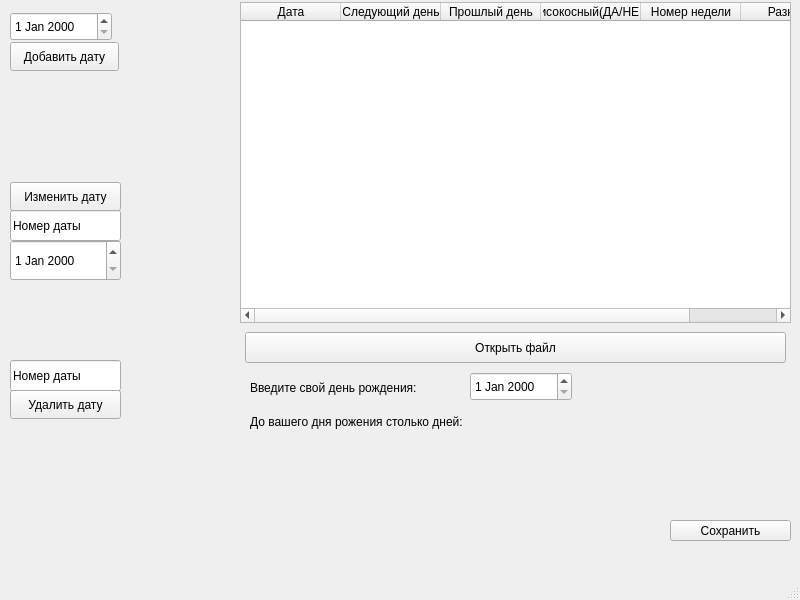
<?xml version="1.0" encoding="UTF-8"?>
<ui version="4.0">
 <class>MainWindow</class>
 <widget class="QMainWindow" name="MainWindow">
  <property name="geometry">
   <rect>
    <x>0</x>
    <y>0</y>
    <width>800</width>
    <height>600</height>
   </rect>
  </property>
  <property name="windowTitle">
   <string>MainWindow</string>
  </property>
  <widget class="QWidget" name="centralwidget">
   <widget class="QPushButton" name="ChangeDate">
    <property name="geometry">
     <rect>
      <x>10</x>
      <y>182</y>
      <width>111</width>
      <height>29</height>
     </rect>
    </property>
    <property name="text">
     <string>Изменить дату</string>
    </property>
   </widget>
   <widget class="QLabel" name="birthdaylbl">
    <property name="geometry">
     <rect>
      <x>250</x>
      <y>372</y>
      <width>221</width>
      <height>31</height>
     </rect>
    </property>
    <property name="font">
     <font>
      <kerning>true</kerning>
     </font>
    </property>
    <property name="text">
     <string>Введите свой день рождения:</string>
    </property>
   </widget>
   <widget class="QPushButton" name="openFile">
    <property name="geometry">
     <rect>
      <x>245</x>
      <y>332</y>
      <width>541</width>
      <height>31</height>
     </rect>
    </property>
    <property name="text">
     <string>Открыть файл</string>
    </property>
   </widget>
   <widget class="QDateEdit" name="getDay">
    <property name="geometry">
     <rect>
      <x>10</x>
      <y>12</y>
      <width>102</width>
      <height>29</height>
     </rect>
    </property>
    <property name="maximumDate">
     <date>
      <year>9990</year>
      <month>12</month>
      <day>31</day>
     </date>
    </property>
    <property name="minimumDate">
     <date>
      <year>1752</year>
      <month>11</month>
      <day>1</day>
     </date>
    </property>
   </widget>
   <widget class="QLineEdit" name="NumDate">
    <property name="geometry">
     <rect>
      <x>10</x>
      <y>210</y>
      <width>111</width>
      <height>31</height>
     </rect>
    </property>
    <property name="text">
     <string>Номер даты</string>
    </property>
   </widget>
   <widget class="QDateEdit" name="getDay2">
    <property name="geometry">
     <rect>
      <x>10</x>
      <y>240</y>
      <width>111</width>
      <height>41</height>
     </rect>
    </property>
    <property name="maximumDate">
     <date>
      <year>9990</year>
      <month>12</month>
      <day>31</day>
     </date>
    </property>
    <property name="minimumDate">
     <date>
      <year>1752</year>
      <month>11</month>
      <day>1</day>
     </date>
    </property>
   </widget>
   <widget class="QPushButton" name="AddDate">
    <property name="geometry">
     <rect>
      <x>10</x>
      <y>42</y>
      <width>109</width>
      <height>29</height>
     </rect>
    </property>
    <property name="text">
     <string>Добавить дату</string>
    </property>
   </widget>
   <widget class="QTableWidget" name="datesd">
    <property name="geometry">
     <rect>
      <x>240</x>
      <y>2</y>
      <width>551</width>
      <height>321</height>
     </rect>
    </property>
    <property name="lineWidth">
     <number>2</number>
    </property>
    <column>
     <property name="text">
      <string>Дата</string>
     </property>
    </column>
    <column>
     <property name="text">
      <string>Следующий день</string>
     </property>
    </column>
    <column>
     <property name="text">
      <string>Прошлый день</string>
     </property>
    </column>
    <column>
     <property name="text">
      <string>Високосный(ДА/НЕТ)</string>
     </property>
    </column>
    <column>
     <property name="text">
      <string>Номер недели</string>
     </property>
    </column>
    <column>
     <property name="text">
      <string>Разница</string>
     </property>
    </column>
   </widget>
   <widget class="QLabel" name="label">
    <property name="geometry">
     <rect>
      <x>250</x>
      <y>412</y>
      <width>269</width>
      <height>20</height>
     </rect>
    </property>
    <property name="text">
     <string>До вашего дня рожения столько дней:</string>
    </property>
   </widget>
   <widget class="QLabel" name="number">
    <property name="geometry">
     <rect>
      <x>530</x>
      <y>412</y>
      <width>181</width>
      <height>20</height>
     </rect>
    </property>
    <property name="text">
     <string/>
    </property>
   </widget>
   <widget class="QDateEdit" name="getBirthday">
    <property name="geometry">
     <rect>
      <x>470</x>
      <y>372</y>
      <width>102</width>
      <height>29</height>
     </rect>
    </property>
   </widget>
   <widget class="QPushButton" name="saveButton">
    <property name="geometry">
     <rect>
      <x>670</x>
      <y>520</y>
      <width>121</width>
      <height>21</height>
     </rect>
    </property>
    <property name="text">
     <string>Сохранить</string>
    </property>
   </widget>
   <widget class="QPushButton" name="DeleteDate">
    <property name="geometry">
     <rect>
      <x>10</x>
      <y>390</y>
      <width>111</width>
      <height>29</height>
     </rect>
    </property>
    <property name="text">
     <string>Удалить дату</string>
    </property>
   </widget>
   <widget class="QLineEdit" name="NumDelete">
    <property name="geometry">
     <rect>
      <x>10</x>
      <y>360</y>
      <width>111</width>
      <height>31</height>
     </rect>
    </property>
    <property name="text">
     <string>Номер даты</string>
    </property>
   </widget>
  </widget>
  <widget class="QMenuBar" name="menubar">
   <property name="geometry">
    <rect>
     <x>0</x>
     <y>0</y>
     <width>800</width>
     <height>25</height>
    </rect>
   </property>
  </widget>
  <widget class="QStatusBar" name="statusbar"/>
 </widget>
 <resources/>
 <connections/>
</ui>
